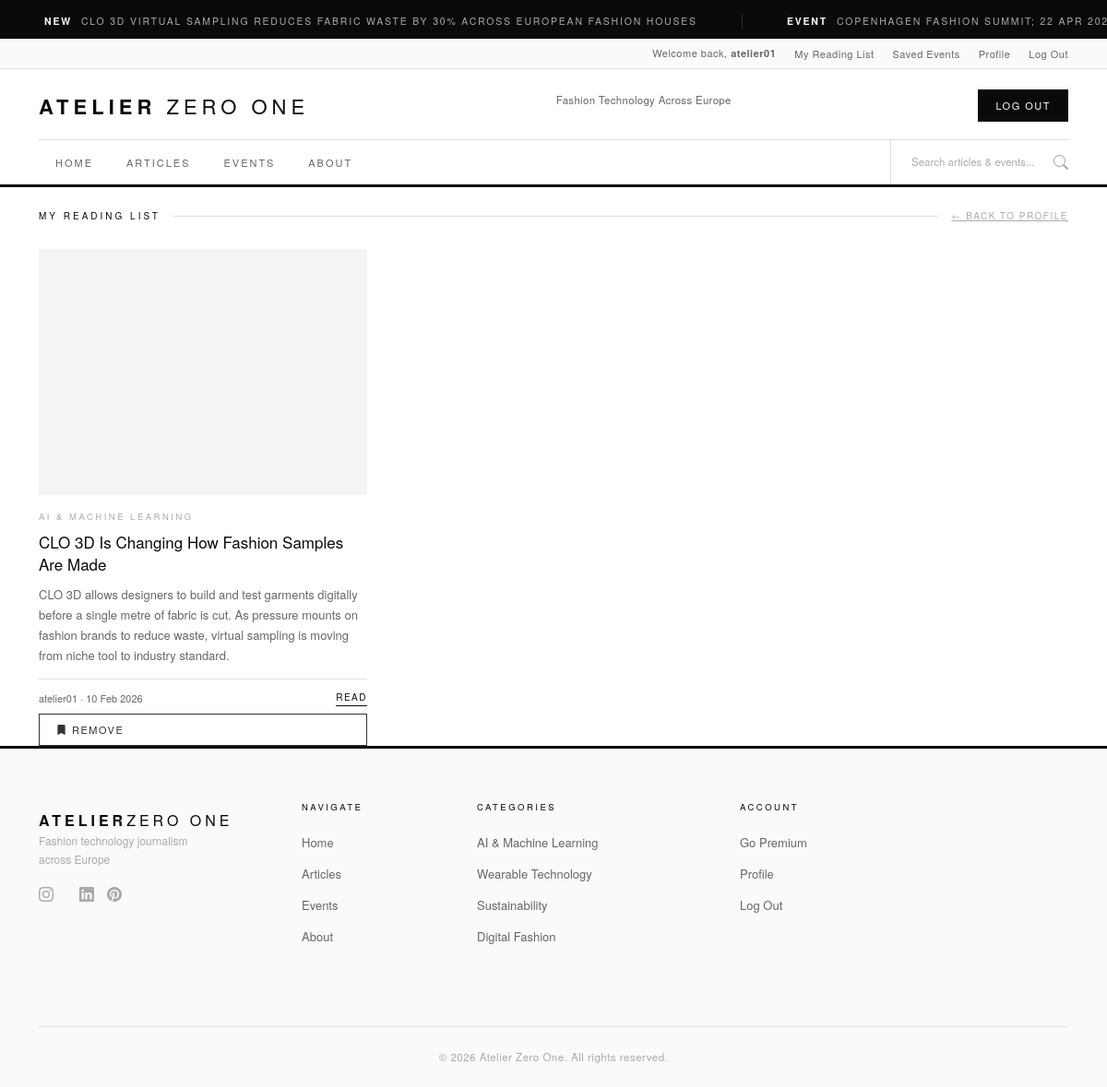
/user/reading-list/ (signed in), run on the app's committed database.
### articles/models.py (models this page shows, shortened)
class Article(models.Model):
    title = models.CharField(max_length=200)
    slug = models.SlugField(unique=True)
    author = models.ForeignKey(
        User, on_delete=models.SET_NULL,
        null=True, blank=True, related_name='articles'
    )
    category = models.ForeignKey(
        Category, on_delete=models.SET_NULL,
        null=True, blank=True, related_name='articles'
    )
    body = models.TextField()
    excerpt = models.TextField(max_length=300, blank=True)
    image = CloudinaryField('image', blank=True, null=True)
    is_premium = models.BooleanField(default=False)
    is_published = models.BooleanField(default=False)
    published_at = models.DateTimeField(null=True, blank=True)
    created_at = models.DateTimeField(auto_now_add=True)
    updated_at = models.DateTimeField(auto_now=True)
    class Meta:
        ordering = ['-published_at']

class Category(models.Model):
    name = models.CharField(max_length=100)
    slug = models.SlugField(unique=True)
    description = models.TextField(blank=True)
    class Meta:
        verbose_name_plural = 'Categories'
        ordering = ['name']
    def __str__(self):
        return self.name

### accounts/views.py (the view)
# urls.py: path('reading-list/', views.reading_list, name='reading_list'),
@login_required
def reading_list(request):
    profile = get_object_or_404(UserProfile, user=request.user)
    saved_articles = profile.saved_articles.all()
    context = {
        'saved_articles': saved_articles
    }
    return render(request, 'accounts/reading_list.html', context)

### accounts/templates/accounts/reading_list.html (shortened to what this page needs)
{% extends "base.html" %}
{% load static %}
{% block extra_css %}
<link rel="stylesheet" href="{% static 'css/accounts.css' %}">
{% endblock %}
{% block content %}
<div class="container mt-4">
    <div class="section-label-row">
        <span class="section-label">My Reading List</span>
        <span class="section-rule"></span>
        <a href="{% url 'accounts:profile' %}" class="section-more">← Back to Profile</a>
    </div>
    <div class="row g-4">
        {% for article in saved_articles %}
        <div class="col-md-6 col-lg-4">
            <article class="article-card">
                <div class="card-img">
                </div>
                <div class="card-cat">{{ article.category }}</div>
                <h2 class="card-title">{{ article.title }}</h2>
                <p class="card-excerpt">{{ article.excerpt }}</p>
                <div class="card-footer-row">
                    <div class="card-meta">
                        <span>{{ article.author }}</span> · {{ article.published_at|date:"d M Y" }}
                    </div>
                    <a href="{% url 'articles:article_detail' article.slug %}" class="card-link">Read</a>
                </div>
                <a href="{% url 'accounts:save_article' article.id %}" class="btn-outline-dark-custom mt-2">
                    <i class="bi bi-bookmark-fill"></i> Remove
                </a>
            </article>
        </div>
        {% endfor %}
    </div>
</div>
{% endblock %}

### templates/includes/user_bar.html
{% load static %}
<div class="user-bar d-none d-md-block">
    <div class="container user-bar-inner">
        <span>Welcome back, <strong>{{ user.username }}</strong></span>
        <a href="{% url 'accounts:reading_list' %}">My Reading List</a>
        <a href="{% url 'accounts:saved_events' %}">Saved Events</a>
        <a href="{% url 'accounts:profile' %}">Profile</a>
        <a href="{% url 'account_logout' %}">Log Out</a>
    </div>
</div>

### static/css/base.css (style rules this page uses)
:root { --black: #0a0a0a; --white: #ffffff; --grey-50: #fafafa; --grey-100: #f4f4f4; --grey-200: #e8e8e8; --grey-300: #d0d0d0; --grey-400: #aaaaaa; --grey-600: #666666; --grey-800: #333333; --border: #e0e0e0; --gold: #b8953a; --gold-light: #fffdf5; }
body { display: flex; flex-direction: column; min-height: 100vh; font-family: 'Helvetica Neue', Helvetica, Arial, sans-serif; }
.btn-outline-dark-custom { font-size: 11px; letter-spacing: 1.5px; text-transform: uppercase; padding: 8px 18px; border: 1px solid var(--grey-800); color: var(--grey-800); background: transparent; transition: all 0.2s; display: inline-block; white-space: nowrap; cursor: pointer; font-family: inherit; text-decoration: none; }
.user-bar { background: var(--grey-50); border-bottom: 1px solid var(--border); padding: 7px 0; font-size: 11px; letter-spacing: 0.5px; color: var(--grey-600); }
.user-bar-inner { display: flex; justify-content: flex-end; align-items: center; gap: 20px; }
.user-bar a { color: var(--grey-600); transition: color 0.2s; text-decoration: none; }
.section-label-row { display: flex; align-items: center; gap: 14px; margin-bottom: 28px; }
.section-label { font-size: 10px; letter-spacing: 3px; text-transform: uppercase; color: var(--black); font-weight: 500; white-space: nowrap; }
.section-rule { flex: 1; height: 1px; background: var(--border); }
.section-more { font-size: 10px; letter-spacing: 1.5px; text-transform: uppercase; color: var(--grey-400); white-space: nowrap; transition: color 0.2s; }
.article-card { display: flex; flex-direction: column; height: 100%; cursor: pointer; transition: transform 0.25s ease; }
.card-img { width: 100%; aspect-ratio: 4 / 3; background: var(--grey-100); margin-bottom: 16px; display: flex; align-items: center; justify-content: center; color: var(--grey-400); font-size: 10px; letter-spacing: 1px; position: relative; overflow: hidden; object-fit: cover; }
.card-cat { font-size: 9.5px; letter-spacing: 2.5px; text-transform: uppercase; color: var(--grey-400); margin-bottom: 9px; }
.card-title { font-size: 17px; font-weight: 400; line-height: 1.4; color: var(--black); margin-bottom: 10px; transition: opacity 0.2s; }
.card-excerpt { font-size: 13px; color: var(--grey-600); line-height: 1.7; font-weight: 300; margin-bottom: 14px; flex: 1; }
.card-footer-row { display: flex; align-items: center; justify-content: space-between; padding-top: 12px; border-top: 1px solid var(--border); margin-top: auto; }
.card-meta { font-size: 11px; color: var(--grey-400); }
.card-meta span { color: var(--grey-600); }
.card-link { font-size: 10px; letter-spacing: 1.5px; text-transform: uppercase; color: var(--black); border-bottom: 1px solid var(--black); padding-bottom: 1px; transition: opacity 0.2s; text-decoration: none; }
.card-img { width: 100%; aspect-ratio: 4 / 3; background: var(--grey-100); margin-bottom: 16px; display: flex; align-items: center; justify-content: center; color: var(--grey-400); font-size: 10px; letter-spacing: 1px; position: relative; overflow: hidden; }
.card-title { font-size: 17px; font-weight: 400; line-height: 1.4; color: var(--black); margin-bottom: 10px; }
.card-meta { font-size: 11px; color: var(--grey-600); }

### data on the page
Article: category "AI & MACHINE LEARNING", title "CLO 3D Is Changing How Fashion Samples Are Made", excerpt "CLO 3D allows designers to build and test garments digitally before a single metre of fabric is cut. As pressure mounts on fashion brands to reduce waste, virtual sampling is moving from niche tool to industry standard.", author "atelier01", published_at "10 Feb 2026"

### other printed values
{{ user.username }} "atelier01"
